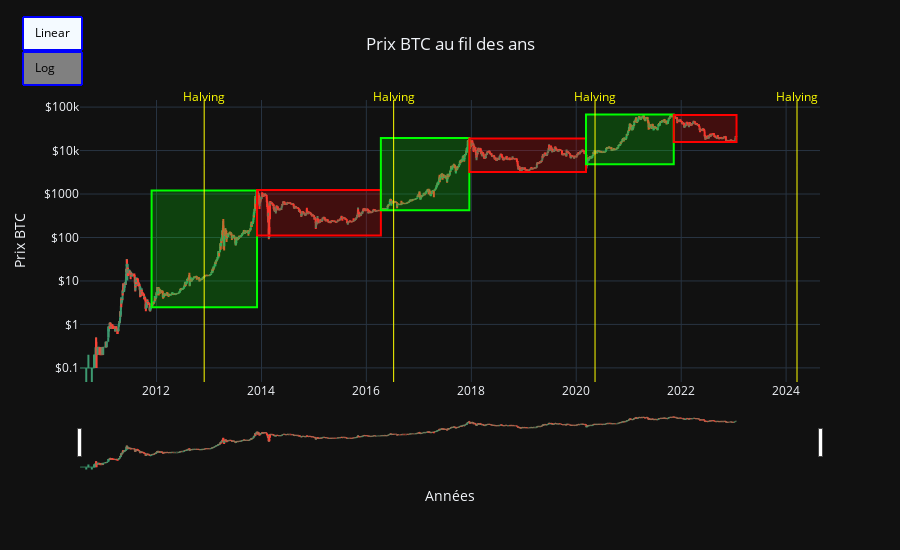

Here is the notebook cell this chart was saved with:
### Code cell
import plotly.graph_objects as go
from datetime import datetime

fig = go.Figure(data=go.Ohlc(x=data['Date'],
                open=data['Open'],
                high=data['High'],
                low=data['Low'],
                close=data['Close']))

current_date = datetime.now().strftime('%Y-%m-%d')

x_values = {'Bull1': ('2011-11-28', '2013-12-01'), 
            'Bear1': ('2013-12-01', '2016-04-11'), 
            'Bull2': ('2016-04-11', '2017-12-18'), 
            'Bear2': ('2017-12-18', '2020-03-09'), 
            'Bull3': ('2020-03-09', '2021-11-10'),
            'Bear3': ('2021-11-10', current_date)}

y_values = {}
for name, (x0, x1) in x_values.items():
    filtered_data = data.loc[(data['Date'] >= x0) & (data['Date'] <= x1)]
    y0 = filtered_data['Close'].min()
    y1 = filtered_data['Close'].max()
    y_values[name] = (y0, y1)

# Nombre de jours Bull run et Bear market
counter = 0
bull_run_days = 0
bear_market_days = 0
bull_run_counter = 0
bear_market_counter = 0

for name, (x0, x1) in x_values.items():
    x0 = datetime.strptime(x0, '%Y-%m-%d')
    x1 = datetime.strptime(x1, '%Y-%m-%d')
    delta = x1 - x0
    days= delta.days
    if counter % 2 == 0:
        print(f"Bull: {days} jours entre {x0} et {x1}")
        bull_run_days += days
        bull_run_counter += 1
        
    else:
        print(f"Bear: {days} jours entre {x0} et {x1}")
        bear_market_days += days
        bear_market_counter += 1
    counter += 1
    
average_bull_run = int(bull_run_days/bull_run_counter)
average_bear_market = int(bear_market_days/bear_market_counter)
print("\n*** Moyenne jours ***")
print(f"Moyenne Bull:     {average_bull_run} jours")
print(f"Moyenne Bear :    {average_bear_market} jours")

# Calcul du pourcentage de gain et de perte pour les bull et bear
print("\n*** Pourcentage ***")
bull = []
bear = []
for name, (y0, y1) in y_values.items():
    if name.startswith("Bull"):
        bull.append((y1 - y0) / y0 * 100)
    else:
        bear.append((y0 - y1) / y1 * 100)

for i in range(len(bull)): 
    print(f"Bull{i+1}, pourcentage de gain: {round(bull[i],2)} %")
for i in range(len(bear)): 
    print(f"Bear{i+1}, pourcentage de perte: {round(bear[i],2)} %")

# Créer un DataFrame à partir des données (à revoir pour mettre dès le départ)
data_bull_bear = {'Bull': [734, 616, 611],
        'Bear': [862, 812, 436],
        'Pourcentage_gain': [48176.0, 4490.77, 1299.25],
        'Pourcentage_perte': [-90.98, -82.98, -75.9]
}
df_bull_bear = pd.DataFrame(data_bull_bear)

# Afficher les statistiques de base
print("\n*** Statistiques ***")
print(df_bull_bear[['Bull','Bear','Pourcentage_gain','Pourcentage_perte']].describe())
  

fig.update_layout(template='plotly_dark',
    height = 550,
    title='Prix BTC au fil des ans',
    xaxis_title="Années",
    yaxis_title='Prix BTC',title_x=0.5,
    shapes = [# Rectangle Bull et Bear           
            dict(type='rect', x0=x_values['Bull1'][0], y0=y_values['Bull1'][0], x1=x_values['Bull1'][1], y1=y_values['Bull1'][1], fillcolor='rgba(0, 255, 0, 0.2)', line=dict(color='rgba(0, 255, 0, 1)')),
            dict(type='rect', x0=x_values['Bear1'][0], y0=y_values['Bear1'][0], x1=x_values['Bear1'][1], y1=y_values['Bear1'][1], fillcolor='rgba(255, 0, 0, 0.2)', line=dict(color='rgba(255, 0, 0, 1)')),
            dict(type='rect', x0=x_values['Bull2'][0], y0=y_values['Bull2'][0], x1=x_values['Bull2'][1], y1=y_values['Bull2'][1], fillcolor='rgba(0, 255, 0, 0.2)', line=dict(color='rgba(0, 255, 0, 1)')),
            dict(type='rect', x0=x_values['Bear2'][0], y0=y_values['Bear2'][0], x1=x_values['Bear2'][1], y1=y_values['Bear2'][1], fillcolor='rgba(255, 0, 0, 0.2)', line=dict(color='rgba(255, 0, 0, 1)')),
            dict(type='rect', x0=x_values['Bull3'][0], y0=y_values['Bull3'][0], x1=x_values['Bull3'][1], y1=y_values['Bull3'][1], fillcolor='rgba(0, 255, 0, 0.2)', line=dict(color='rgba(0, 255, 0, 1)')),
            dict(type='rect', x0=x_values['Bear3'][0], y0=y_values['Bear3'][0], x1=x_values['Bear3'][1], y1=y_values['Bear3'][1], fillcolor='rgba(255, 0, 0, 0.2)', line=dict(color='rgba(255, 0, 0, 1)')),
            # Halving
            dict(x0='2012-11-28', x1='2012-11-28', y0=0, y1=1, xref='x', yref='paper',line_width=1, line_dash='dot', line_color='yellow'),
            dict(x0='2016-07-09', x1='2016-07-09', y0=0, y1=1, xref='x', yref='paper',line_width=1, line_dash='dot', line_color='yellow'),
            dict(x0='2020-05-11', x1='2020-05-11', y0=0, y1=1, xref='x', yref='paper',line_width=1, line_dash='dot', line_color='yellow'),
            dict(x0='2024-03-17', x1='2024-03-17', y0=0, y1=1, xref='x', yref='paper',line_width=1, line_dash='dot', line_color='yellow')],
    annotations=[# Halving
        dict(x='2012-11-28', y=1.05, xref='x', yref='paper',showarrow=False, xanchor='center', text='Halving', font = dict(color = 'yellow')),
        dict(x='2016-07-09', y=1.05, xref='x', yref='paper',showarrow=False, xanchor='center', text='Halving', font = dict(color = 'yellow')),
        dict(x='2020-05-11', y=1.05, xref='x', yref='paper',showarrow=False, xanchor='center', text='Halving', font = dict(color = 'yellow')),
        dict(x='2024-03-17', y=1.05, xref='x', yref='paper',showarrow=False, xanchor='center', text='Halving', font = dict(color = 'yellow'))],
    updatemenus=[
        dict(type='buttons',
             buttons=[dict(label='Linear', method='relayout',args=[{'yaxis.type': 'linear'}]),
                      dict(label='Log', method='relayout', args=[{'yaxis.type': 'log'}])],
                      x=0, y=1.3, bgcolor = 'gray', bordercolor = 'blue', borderwidth = 2, font = dict(color = 'black')
            )]
)

fig.update_yaxes(tickprefix="$", showgrid=True)
fig.update_xaxes(showgrid=True)
fig.update_layout(yaxis=dict(type='log'))

fig.show()

### Figure 1 — Plotly figure (JSON) as saved in the notebook; plotly's stock layout.template omitted (floating-point values rounded to 4 significant figures; data arrays with more than 128 entries replaced by an {"elided": "..."} marker saying what was removed)
{"data": [{"close": {"elided": "4570 float values"}, "high": {"elided": "4570 float values"}, "low": {"elided": "4570 float values"}, "open": {"elided": "4570 float values"}, "type": "ohlc", "x": {"elided": "4570 str values"}}], "layout": {"annotations": [{"font": {"color": "yellow"}, "showarrow": false, "text": "Halving", "x": "2012-11-28", "xanchor": "center", "xref": "x", "y": 1.05, "yref": "paper"}, {"font": {"color": "yellow"}, "showarrow": false, "text": "Halving", "x": "2016-07-09", "xanchor": "center", "xref": "x", "y": 1.05, "yref": "paper"}, {"font": {"color": "yellow"}, "showarrow": false, "text": "Halving", "x": "2020-05-11", "xanchor": "center", "xref": "x", "y": 1.05, "yref": "paper"}, {"font": {"color": "yellow"}, "showarrow": false, "text": "Halving", "x": "2024-03-17", "xanchor": "center", "xref": "x", "y": 1.05, "yref": "paper"}], "height": 550, "shapes": [{"fillcolor": "rgba(0, 255, 0, 0.2)", "line": {"color": "rgba(0, 255, 0, 1)"}, "type": "rect", "x0": "2011-11-28", "x1": "2013-12-01", "y0": 2.5, "y1": 1207.0}, {"fillcolor": "rgba(255, 0, 0, 0.2)", "line": {"color": "rgba(255, 0, 0, 1)"}, "type": "rect", "x0": "2013-12-01", "x1": "2016-04-11", "y0": 111.6, "y1": 1238.0}, {"fillcolor": "rgba(0, 255, 0, 0.2)", "line": {"color": "rgba(0, 255, 0, 1)"}, "type": "rect", "x0": "2016-04-11", "x1": "2017-12-18", "y0": 421.4, "y1": 19350.0}, {"fillcolor": "rgba(255, 0, 0, 0.2)", "line": {"color": "rgba(255, 0, 0, 1)"}, "type": "rect", "x0": "2017-12-18", "x1": "2020-03-09", "y0": 3229.0, "y1": 18970.0}, {"fillcolor": "rgba(0, 255, 0, 0.2)", "line": {"color": "rgba(0, 255, 0, 1)"}, "type": "rect", "x0": "2020-03-09", "x1": "2021-11-10", "y0": 4826, "y1": 67530.0}, {"fillcolor": "rgba(255, 0, 0, 0.2)", "line": {"color": "rgba(255, 0, 0, 1)"}, "type": "rect", "x0": "2021-11-10", "x1": "2023-01-21", "y0": 15790.0, "y1": 65510.0}, {"line": {"color": "yellow", "dash": "dot", "width": 1}, "x0": "2012-11-28", "x1": "2012-11-28", "xref": "x", "y0": 0, "y1": 1, "yref": "paper"}, {"line": {"color": "yellow", "dash": "dot", "width": 1}, "x0": "2016-07-09", "x1": "2016-07-09", "xref": "x", "y0": 0, "y1": 1, "yref": "paper"}, {"line": {"color": "yellow", "dash": "dot", "width": 1}, "x0": "2020-05-11", "x1": "2020-05-11", "xref": "x", "y0": 0, "y1": 1, "yref": "paper"}, {"line": {"color": "yellow", "dash": "dot", "width": 1}, "x0": "2024-03-17", "x1": "2024-03-17", "xref": "x", "y0": 0, "y1": 1, "yref": "paper"}], "title": {"text": "Prix BTC au fil des ans", "x": 0.5}, "updatemenus": [{"bgcolor": "gray", "bordercolor": "blue", "borderwidth": 2, "buttons": [{"args": [{"yaxis.type": "linear"}], "label": "Linear", "method": "relayout"}, {"args": [{"yaxis.type": "log"}], "label": "Log", "method": "relayout"}], "font": {"color": "black"}, "type": "buttons", "x": 0, "y": 1.3}], "xaxis": {"showgrid": true, "title": {"text": "Années"}}, "yaxis": {"showgrid": true, "tickprefix": "$", "title": {"text": "Prix BTC"}, "type": "log"}}}
